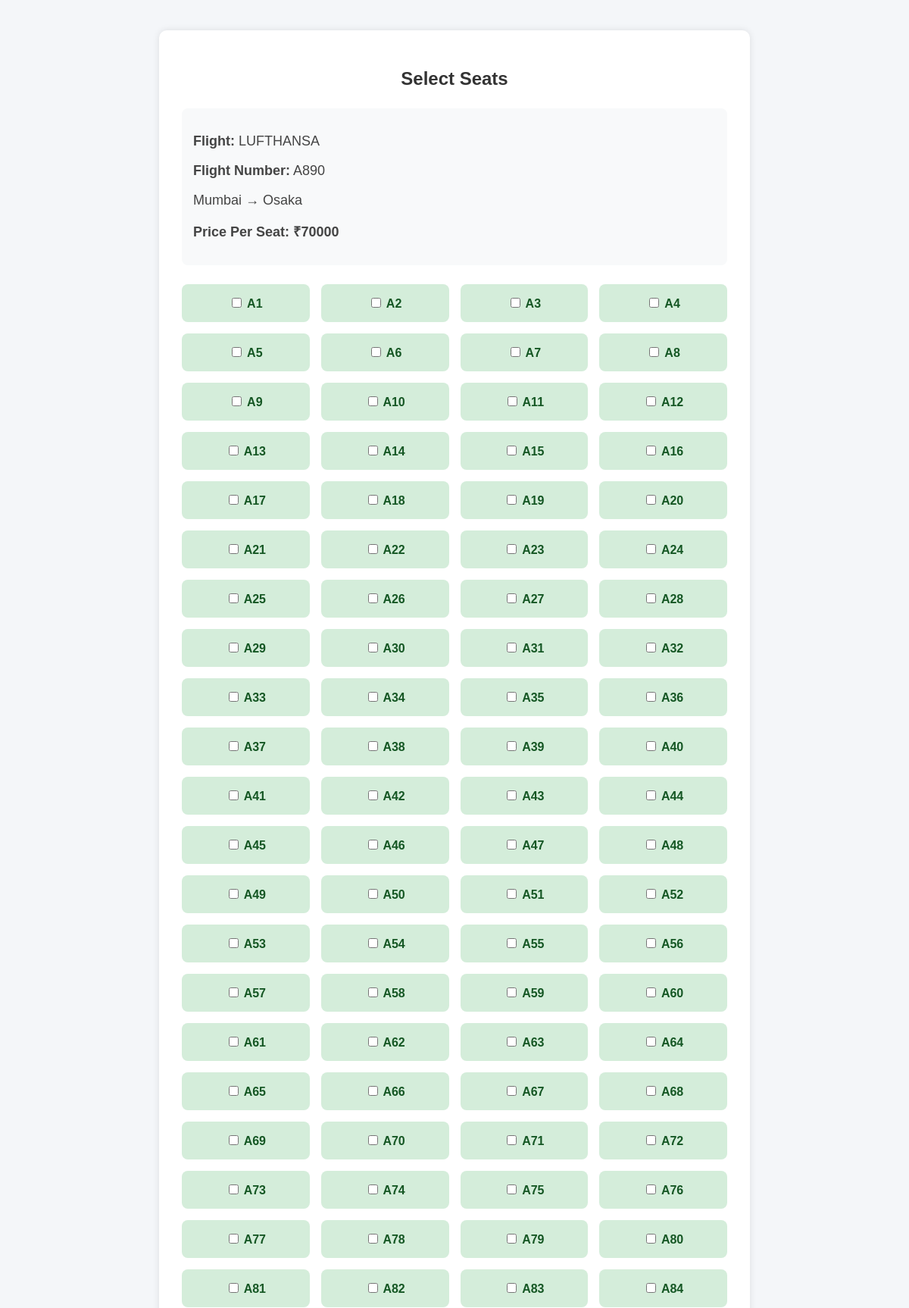
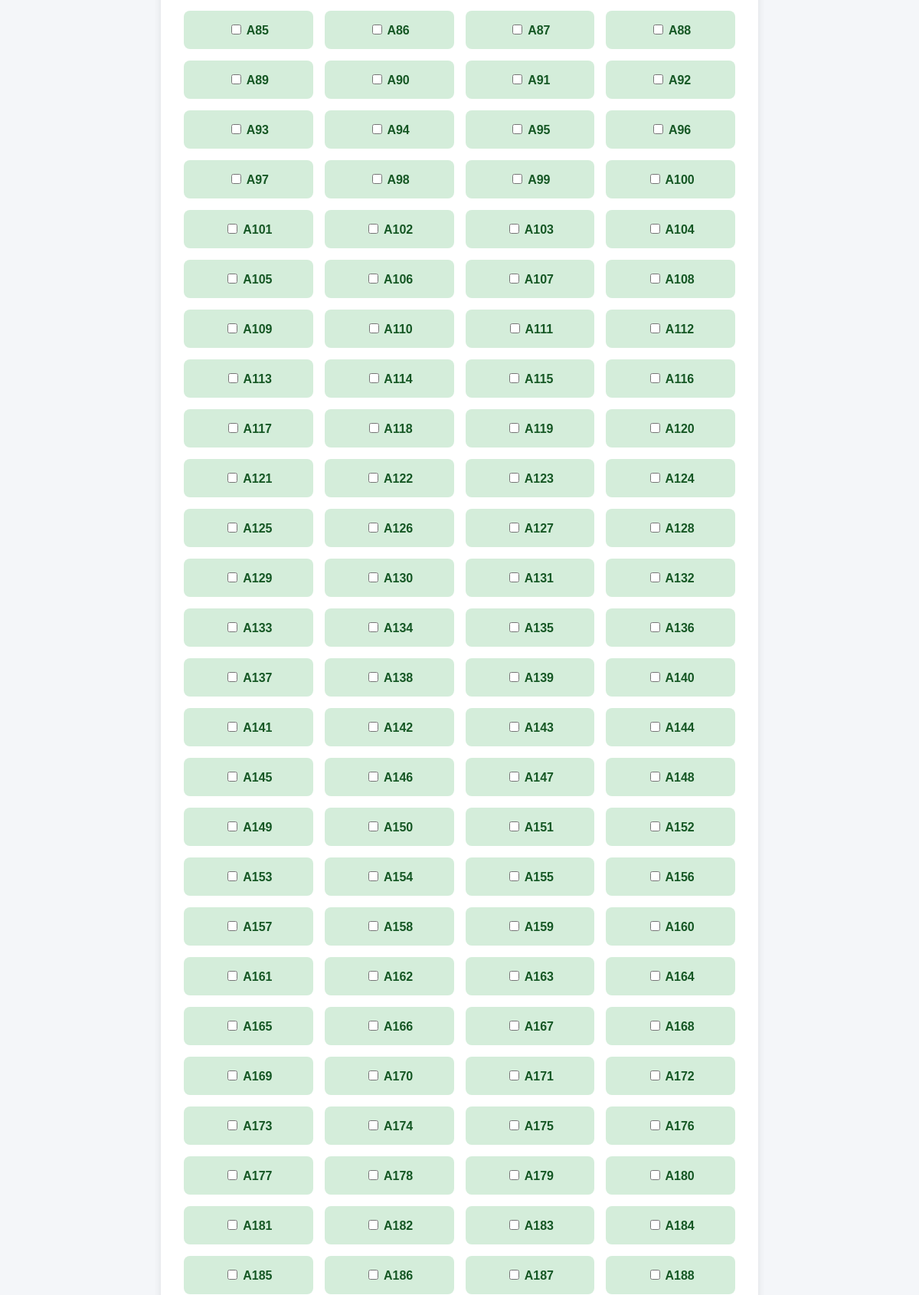
The app's page /seat/4/ (upper part) with its own data (2 pictures, top to bottom).
### myapp/models.py (models this page shows, shortened)
class Flight(models.Model):
    flight_number = models.CharField(max_length=10)
    source = models.CharField(max_length=50)
    destination = models.CharField(max_length=50)
    price = models.IntegerField()
    total_seats = models.IntegerField(default=5)
    flight_name = models.CharField(max_length=50, default="None")

### myapp/views.py (the view, shortened to what this page needs)
# urls.py: path('seat/<int:flight_id>/', views.seat_view),
def seat_view(request,flight_id):
    flight = Flight.objects.get(id=flight_id)
    date = request.GET.get('date')
    booked_seats = Booking.objects.filter(flight=flight, travel_date=date).values_list(
    'seat_number',
    flat=True
)
    all_seats = ["A"+str(x) for x in range(1,flight.total_seats+1)]
    if len(all_seats) == len(booked_seats):
        messages.error(request, "Seats were booked")
        return redirect('/')
    return render(request, 'seat_view.html', {'flight': flight, 'booked_seats': booked_seats, 'all_seats': all_seats})

### myapp/templates/seat_view.html (shortened to what this page needs)
<!DOCTYPE html>
<html>
<head>
</head>
<body>
<div class="container">
    <h2>Select Seats</h2>
    <div class="flight-details">
        <p>
            <strong>Flight:</strong>
            {{ flight.flight_name }}
        </p>
        <p>
            <strong>Flight Number:</strong>
            {{ flight.flight_number }}
        </p>
        <p>
            {{ flight.source }}
            →
            {{ flight.destination }}
        </p>
        <p class="price">
            Price Per Seat:
            ₹{{ flight.price }}
        </p>
    </div>
    <form method="POST">
        <div class="seat-grid">
            {% for seat in all_seats %}
                {% if seat in booked_seats %}
                <div class="seat booked">
                    <input
                        type="checkbox"
                        disabled
                    >
                    {{ seat }}
                    <br>
                    Booked
                </div>
                {% else %}
                <div class="seat available">
                    <input
                        type="checkbox"
                        name="seats"
                        value="{{ seat }}"
                    >
                    {{ seat }}
                </div>
                {% endif %}
            {% endfor %}
        </div>
    </form>
</div>
</body>
</html>

### myapp/templates/seat_view.html (style rules this page uses)
body { margin:0; padding:0; font-family:Arial; background:#f4f6f9; }
.container { width:60%; margin:auto; margin-top:40px; background:white; padding:30px; border-radius:10px; box-shadow:0px 0px 10px rgba(0,0,0,0.1); }
h2 { text-align:center; color:#333; margin-bottom:25px; }
.flight-details { background:#f8f9fa; padding:15px; border-radius:8px; margin-bottom:25px; }
.flight-details p { font-size:18px; color:#444; }
.price { color:green; font-weight:bold; }
.seat-grid { display:grid; grid-template-columns:repeat(4,1fr); gap:15px; margin-top:20px; }
.seat { padding:15px; border-radius:8px; text-align:center; font-weight:bold; }
.available { background:#d4edda; color:#155724; }

### records on screen
Flight: flight_name "LUFTHANSA", flight_number "A890", source "Mumbai", destination "Osaka", price "70000"

### other values on screen
{{ seat }} "A1" "A2" "A3" "A4" "A5" "A6" "A7" "A8" "A9" "A10" "A11" "A12" "A13" "A14" "A15" "A16" "A17" "A18" "A19" "A20" "A21" "A22" "A23" "A24" "A25" "A26" "A27" "A28" "A29" "A30" "A31" "A32" "A33" "A34" "A35" "A36" "A37" "A38" "A39" "A40" "A41" "A42" "A43" "A44" "A45" "A46" "A47" "A48" "A49" "A50" "A51" "A52" "A53" "A54" "A55" "A56" "A57" "A58" "A59" "A60" "A61" "A62" "A63" "A64" "A65" "A66" "A67" "A68" "A69" "A70" "A71" "A72" "A73" "A74" "A75" "A76" "A77" "A78" "A79" "A80" "A81" "A82" "A83" "A84" "A85" "A86" "A87" "A88" "A89" "A90" "A91" "A92" "A93" "A94" "A95" "A96" "A97" "A98" "A99" "A100" "A101" "A102" "A103" "A104" "A105" "A106" "A107" "A108" "A109" "A110" "A111" "A112" "A113" "A114" "A115" "A116" "A117" "A118" "A119" "A120" "A121" "A122" "A123" "A124" "A125" "A126" "A127" "A128" "A129" "A130" "A131" "A132" "A133" "A134" "A135" "A136" "A137" "A138" "A139" "A140" "A141" "A142" "A143" "A144" "A145" "A146" "A147" "A148" "A149" "A150" "A151" "A152" "A153" "A154" "A155" "A156" "A157" "A158" "A159" "A160" "A161" "A162" "A163" "A164" "A165" "A166" "A167" "A168" "A169" "A170" "A171" "A172" "A173" "A174" "A175" "A176" "A177" "A178" "A179" "A180" "A181" "A182" "A183" "A184" "A185" "A186" "A187" "A188"
